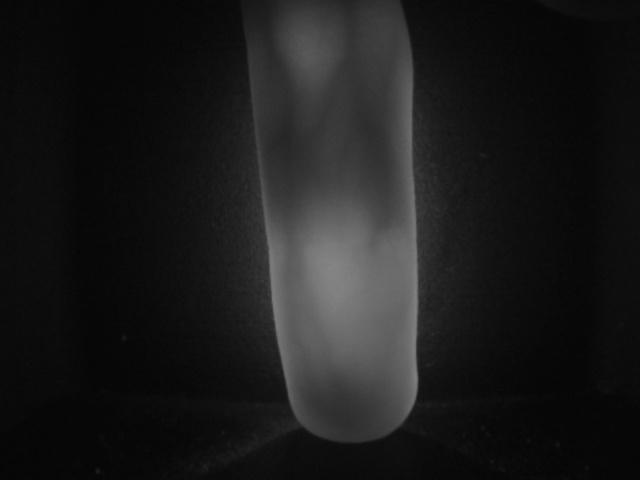
%> input picture experiments/another_test/06.jpg, 640 x 480 px
$ octave --eval "result = get_roi('../../experiments/another_test/06.jpg');"   (GNU Octave 9; MATLAB toolbox functions it lacks are replaced by stand-ins)
%> lines starting %> are read from the running program, lines starting %| are printed output that depends on the picture
function [ image ] = get_roi( filename )
%> called with filename = '../../experiments/another_test/06.jpg'
%get_roi Get the region of interest
% Follows the process described in Chapter 4.1

    image = imread (filename);
%> image is the input picture: size 480x640 uint8; min 4, max 134, mean 27
    image = rgb2gray (image);
    image = adapthisteq (image);
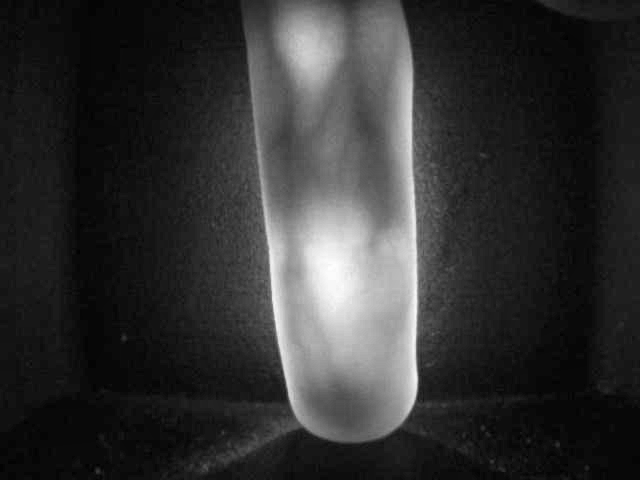
%> image: size 480x640 uint8; min 0, max 255, mean 49.6

    projection = sum (image, 2); % Get the vertical projection.
%> projection = 480 values, max 47352 at index 257, min 9619 at index 475, mean 31722.4
    total = length (projection);
%> total = 480
    halfway = round (total / 2);
%> halfway = 240

    [value peak1] = max ( projection(1:halfway) );
%> value = 45562; peak1 = 238
    %projection (peak1) = 0;
    projection (1:halfway) = 0;
    [value peak2] = max ( projection );
%> value = 47352; peak2 = 257

    centre = round( (peak1 + peak2)/2 );
%> centre = 248

    image = image ( centre-40:centre+40 , :);
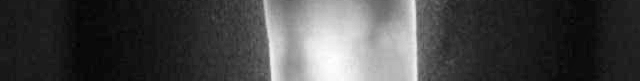
%> image: size 81x640 uint8; min 0, max 255, mean 69.8

end
